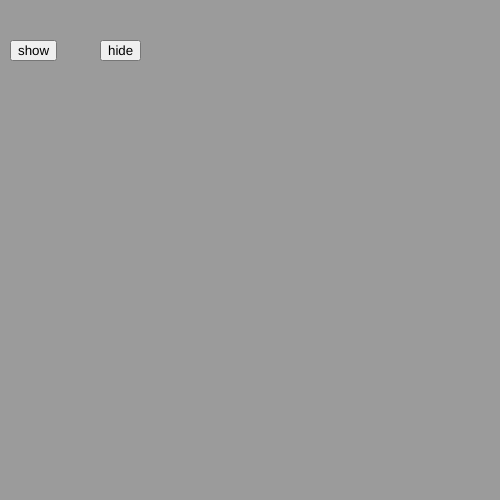
Frame 1 (no input)
Frame 60 (no input): identical to frame 1, image omitted
Frame 120 (the mouse pressed at the canvas centre since frame 60): identical to frame 1, image omitted

The p5.js sketch that drew this single still picture (run headless with seeded random() and noise() and a simulated clock; from frame 60 on, the mouse is pressed at the canvas centre):

// p5.js sketch
// ── sketch.js
var showButton
var hideButton
var currentImage=1
var showingOrHiding = 0
function setup() {
  // put setup code here
  createCanvas(500,500)
  showButton=createButton("show")
  showButton.position(10,40)
  showButton.mousePressed(function(){
//  currentImage=0;
showingOrHiding=1
  })
  hideButton=createButton("hide")
  hideButton.position(100,40)
  hideButton.mousePressed(function(){
  //  currentImage=1
showingOrHiding=0
  })
showingOrHiding = 0
}

function draw() {
  // put drawing code here
    background(155);
  rect(200,200,100,100)
  if(currentImage==1){
  background(155)}
  if(showingOrHiding==1){
    fill(0)
    ellipse(mouseX, mouseY, 10, 10)
  }
  if(showingOrHiding==0){

  }


}
